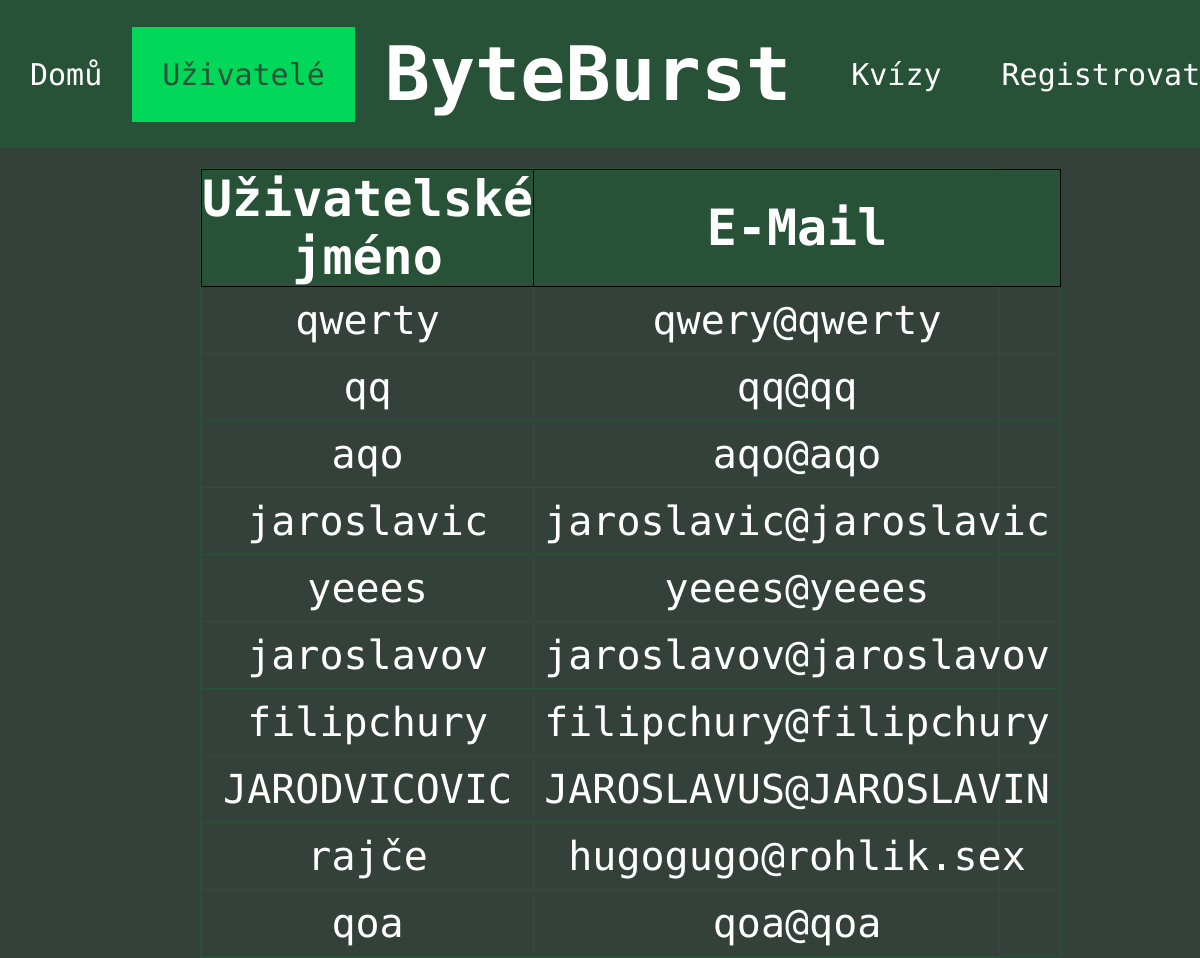
Screenshot of /users with the database file from the repository.
### tables this page shows
CREATE TABLE "user" (
	"id"	INTEGER,
	"username"	TEXT UNIQUE,
	"email"	TEXT UNIQUE,
	"password"	TEXT,
	"bio"	TEXT,
	"quiz_correct"	INTEGER DEFAULT 0,
	"quiz_absolved"	INTEGER DEFAULT 0,
	"is_admin"	INTEGER DEFAULT 0,
	"is_active"	INTEGER NOT NULL DEFAULT 1,
	PRIMARY KEY("id" AUTOINCREMENT)
);

### app.py (the view)
@app.route("/users") # route pro zobrazení všech už. profilů
def users():
    cur, con=db_connect()
    cur.execute("SELECT id, username,email FROM user WHERE is_active=1") # vybrání id, už. jména a e-mailu z tabulky user pro záznamy, kde je is_active rovno 1, tedy uživatelův účet není deaktivoanány
    users=cur.fetchall() # spojení výsledku dotazu do proměnné users
    return render_template("pages/users.html", users=users, active=2) # přesměrování na stránku users.html s předaným parametrem users

### app.py (called while the page is built)
def db_connect():
    con = sqlite3.connect("database.db") # připojení do databáze uložené v adresáři jako database.db
    cur = con.cursor() # vytvoření cursor pro interakci s databází
    return cur, con

### templates/pages/users.html (shortened to what this page needs)
{% extends "layout/header.html" %}
{% block content %}
<table class="user-table" style="position: relative; width: 800px;">
    <tr>
        <th style="text-align: center; padding: 0;">Uživatelské jméno</th>
        <th>E-Mail</th>
    </tr>
    {% for user in users %}
    <tr>
        <td><a href="{{ url_for('user', user_id=user[0]) }}" style="text-decoration: none;">{{ user[1] }}</a></td>
        <td>{{ user[2] }}</td>
    </tr>
    {% endfor %}
</table>
{% endblock %}

### templates/layout/header.html (shortened to what this page needs)
<!DOCTYPE html>
<html lang="en">
<head>
    <link rel="stylesheet" href="{{ url_for('static', filename='css/style.css') }}">
</head>
<body>
<header>
    <ul>
            {% if active==1 %}
            <li><a class="active" href="{{url_for('index')}}">Domů</a></li>
            {% else %}
            <li><a href="{{url_for('index')}}">Domů</a></li>
            {% endif %}
            {% if active==2 %}
            <li><a class="active" href="{{url_for('users')}}">Uživatelé</a></li>
            {% else %}
            <li><a href="{{url_for('users')}}">Uživatelé</a></li>
            {% endif %}
            <li style="margin: 30px;"><h1>ByteBurst</h1></li>
            {% if active==3 %}
            <li><a class="active" href="{{url_for('kvizy')}}">Kvízy</a></li>
            {% else %}
            <li><a href="{{url_for('kvizy')}}">Kvízy</a></li>
            {% endif %}
            {% if active==4 and not session["username"] %}
            <li><a class="active" href="{{url_for('profile')}}">Registrovat</a></li>
            {% elif not session["username"] %}
            <li><a href="{{url_for('profile')}}">Registrovat</a></li>
            {% elif active!=4 %}
            <li><a href="{{url_for('profile')}}">{{ session["username"] }}</a></li>
            {% else %}
            <li style="float:right"><a class="active"  href="{{url_for('profile')}}">{{ session["username"] }}</a></li>
            {% endif %}
      </ul>
</header>
    {% block content %}{% endblock %}
</body>
</html>

### static/css/style.css (style rules this page uses)
* { font-family: "Ubuntu Mono", monospace; color: white; }
:root { --background-green:#285238; --hover-green:#007C41; --active-green:#01D758; --page-background: #34403A; }
body { margin: 0; padding: 0; background-color: #34403A; }
header ul { list-style-type: none; margin: 0; padding: 0; overflow: hidden; background-color: var(--background-green); display: flex; justify-content: space-evenly; align-items: center; }
header li a, button { display: block; text-align: center; padding: 30px; margin: 0; text-decoration: none; font-size:30px; transition: 0.3s; background-color: none; }
header .active { background-color: var(--active-green); color:var(--background-green); }
h1 { font-size: 75px; display: inline-block; text-align: center; margin: auto; position: relative; }
.user-table { width: 80%; border: solid var(--background-green) 1px; border-collapse: collapse; margin: auto; display: block; margin-top: 20px; }
.user-table th { font-size: 50px; padding: 10px; text-align: center; border: solid black 1px; }
.user-table td { font-size: 40px; border: solid var(--background-green) 1px; }
.user-table tr:first-child { background-color: var(--background-green); }
.profile-links tr, td { text-align: center; padding: 10px; }

### rows the page displays
user: username "qwerty", email "qwery@qwerty"
user: username "qq", email "qq@qq"
user: username "aqo", email "aqo@aqo"
user: username "jaroslavic", email "jaroslavic@jaroslavic"
user: username "yeees", email "yeees@yeees"
user: username "jaroslavov", email "jaroslavov@jaroslavov"
user: username "filipchury", email "filipchury@filipchury"
user: username "JARODVICOVIC", email "JAROSLAVUS@JAROSLAVIN"
user: username "rajče", email "hugogugo@rohlik.sex"
user: username "qoa", email "qoa@qoa"
